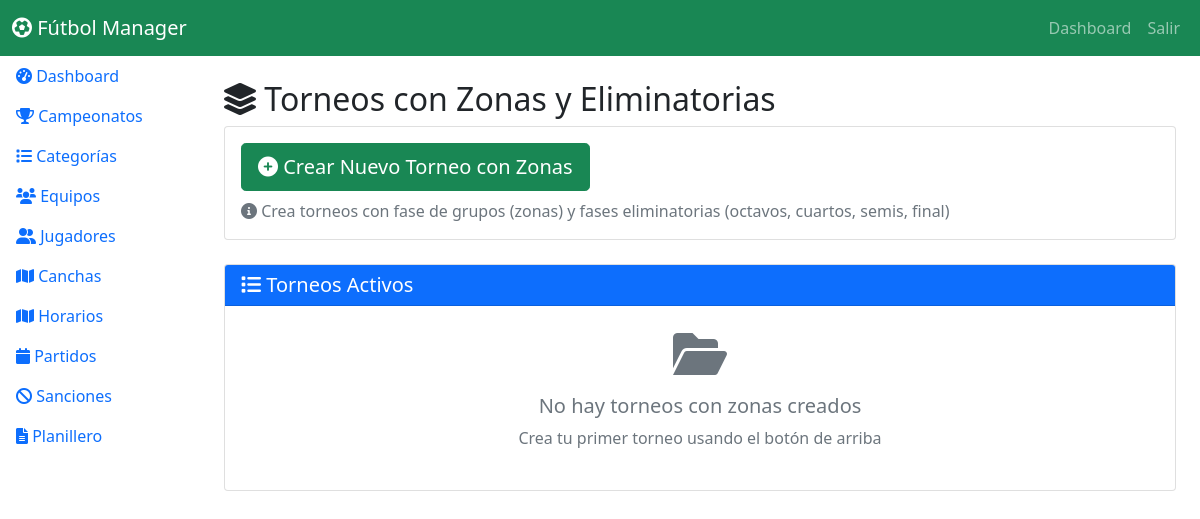
The page /admin/torneos_zonas.php (signed in) on the database as committed earlier.
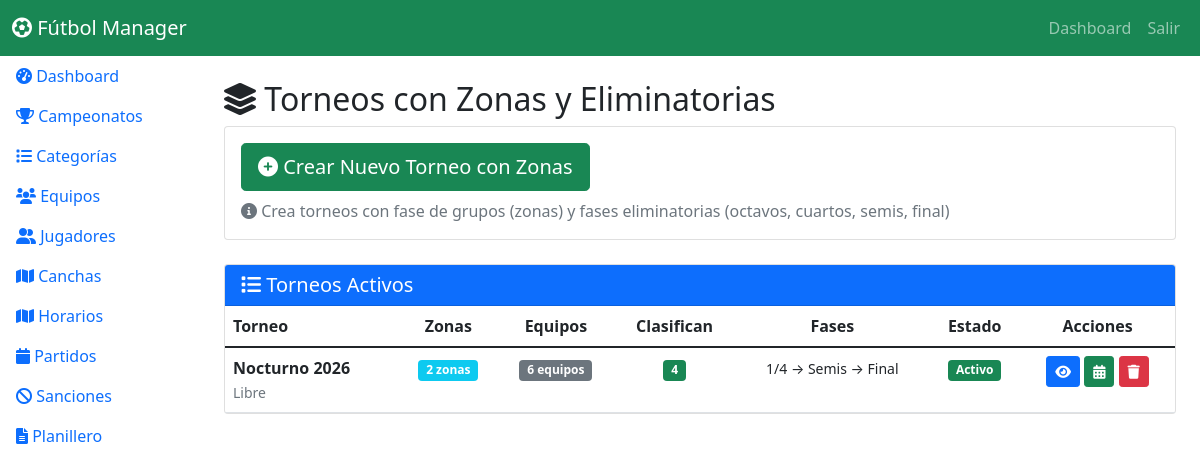
The same page on the database as committed later.
### tables this page shows
CREATE TABLE `campeonatos_formato` (
  `id` int(11) NOT NULL,
  `campeonato_id` int(11) NOT NULL,
  `tipo_formato` enum('zonas','eliminacion_directa','mixto') NOT NULL DEFAULT 'mixto',
  `cantidad_zonas` int(11) NOT NULL DEFAULT 2,
  `equipos_por_zona` int(11) NOT NULL DEFAULT 3,
  `equipos_clasifican` int(11) NOT NULL DEFAULT 4,
  `tipo_clasificacion` varchar(50) DEFAULT NULL COMMENT '1_primero, 2_primeros, 2_primeros_2_mejores_terceros, etc',
  `tiene_octavos` tinyint(1) DEFAULT 0,
  `tiene_cuartos` tinyint(1) DEFAULT 0,
  `tiene_semifinal` tinyint(1) DEFAULT 1,
  `tiene_tercer_puesto` tinyint(1) DEFAULT 1,
  `activo` tinyint(1) DEFAULT 1,
  `created_at` timestamp NULL DEFAULT current_timestamp(),
  `updated_at` timestamp NULL DEFAULT current_timestamp() ON UPDATE current_timestamp(),
  `categoria_id` int(11) DEFAULT NULL,
  `primeros_clasifican` int(11) NOT NULL DEFAULT 0 COMMENT 'Cantidad de primeros que clasifican (por zona)',
  `segundos_clasifican` int(11) NOT NULL DEFAULT 0 COMMENT 'Cantidad de segundos que clasifican',
  `terceros_clasifican` int(11) NOT NULL DEFAULT 0 COMMENT 'Cantidad de terceros que clasifican',
  `cuartos_clasifican` int(11) NOT NULL DEFAULT 0 COMMENT 'Cantidad de cuartos que clasifican',
  `empates_pendientes` tinyint(1) DEFAULT 0 COMMENT 'Indica si hay empates pendientes de resolución'
);

CREATE TABLE `campeonatos` (
  `id` int(11) NOT NULL,
  `nombre` varchar(100) NOT NULL,
  `descripcion` text DEFAULT NULL,
  `fecha_inicio` date NOT NULL,
  `fecha_fin` date DEFAULT NULL,
  `activo` tinyint(1) DEFAULT 1,
  `es_torneo_nocturno` tinyint(1) DEFAULT 0 COMMENT 'Indica si es un torneo nocturno (por zonas)',
  `tipo_campeonato` enum('largo','zonal') NOT NULL COMMENT 'Tipo de campeonato: largo (Apertura/Clausura) o zonal (Torneo Nocturno, etc.)',
  `created_at` timestamp NULL DEFAULT current_timestamp()
);

CREATE TABLE `categorias` (
  `id` int(11) NOT NULL,
  `campeonato_id` int(11) NOT NULL,
  `nombre` varchar(50) NOT NULL,
  `descripcion` text DEFAULT NULL,
  `activa` tinyint(1) DEFAULT 1
);

### admin/torneos_zonas.php (the view, shortened to what the changed rows need)
<?php
$db = Database::getInstance()->getConnection();
$stmt = $db->query("
    SELECT
        cf.*,
        c.nombre as campeonato_nombre,
        cat.nombre as categoria_nombre,
        (SELECT COUNT(*) FROM zonas WHERE formato_id = cf.id) as total_zonas,
        (SELECT COUNT(DISTINCT equipo_id) FROM equipos_zonas ez
         JOIN zonas z ON ez.zona_id = z.id
         WHERE z.formato_id = cf.id) as total_equipos
    FROM campeonatos_formato cf
    JOIN campeonatos c ON cf.campeonato_id = c.id
    LEFT JOIN categorias cat ON cf.categoria_id = cat.id
    WHERE cf.activo = 1 AND cf.tipo_formato = 'mixto'
    ORDER BY cf.created_at DESC
");
$torneos_zonas = $stmt->fetchAll(PDO::FETCH_ASSOC);
?>
<!DOCTYPE html>
<html lang="es">
<head>
    <link href="https://cdnjs.cloudflare.com/ajax/libs/bootstrap/5.1.3/css/bootstrap.min.css" rel="stylesheet">
    <link href="https://cdnjs.cloudflare.com/ajax/libs/font-awesome/6.0.0/css/all.min.css" rel="stylesheet">
    <link href="<?php echo SITE_URL; ?>assets/css/style.css" rel="stylesheet">
</head>
<body>
    <div class="container-fluid">
        <div class="row">
            <div class="col-md-9 col-lg-10 p-4">
                <h2><i class="fas fa-layer-group"></i> Torneos con Zonas y Eliminatorias</h2>
                <div class="card">
                    <div class="card-body p-0">
                        <?php if (empty($torneos_zonas)): ?>
                            <div class="p-4 text-center">
                                <i class="fas fa-folder-open fa-3x text-muted mb-3"></i>
                                <h5 class="text-muted">No hay torneos con zonas creados</h5>
                                <p class="text-muted">Crea tu primer torneo usando el botón de arriba</p>
                            </div>
                        <?php else: ?>
                            <div class="table-responsive">
                                <table class="table table-hover mb-0">
                                    <thead>
                                        <tr>
                                            <th>Torneo</th>
                                            <th class="text-center">Zonas</th>
                                            <th class="text-center">Equipos</th>
                                            <th class="text-center">Clasifican</th>
                                            <th class="text-center">Fases</th>
                                            <th class="text-center">Estado</th>
                                            <th class="text-center">Acciones</th>
                                        </tr>
                                    </thead>
                                    <tbody>
                                        <?php foreach ($torneos_zonas as $torneo): ?>
                                            <tr>
                                                <td>
                                                    <strong><?= htmlspecialchars($torneo['campeonato_nombre']) ?></strong><br>
                                                    <small class="text-muted"><?= htmlspecialchars($torneo['categoria_nombre']) ?></small>
                                                </td>
                                                <td class="text-center">
                                                    <span class="badge bg-info"><?= $torneo['cantidad_zonas'] ?> zonas</span>
                                                </td>
                                                <td class="text-center">
                                                    <span class="badge bg-secondary"><?= $torneo['total_equipos'] ?> equipos</span>
                                                </td>
                                                <td class="text-center">
                                                    <span class="badge bg-success"><?= $torneo['equipos_clasifican'] ?></span>
                                                </td>
                                                <td class="text-center">
                                                    <small>
                                                        <?php
                                                        $fases = [];
                                                        if ($torneo['tiene_cuartos']) $fases[] = '1/4';
                                                        if ($torneo['tiene_semifinal']) $fases[] = 'Semis';
                                                        echo implode(' → ', $fases) . ' → Final';
                                                        ?>
                                                    </small>
                                                </td>
                                                <td class="text-center">
                                                    <span class="badge bg-<?= $torneo['activo'] ? 'success' : 'secondary' ?>">
                                                        <?= $torneo['activo'] ? 'Activo' : 'Inactivo' ?>
                                                    </span>
                                                </td>
                                                <td class="text-center">
                                                    <a href="torneos_zonas_ver.php?id=<?= $torneo['id'] ?>"
                                                       class="btn btn-sm btn-primary" title="Ver Detalles">
                                                        <i class="fas fa-eye"></i>
                                                    </a>
                                                    <a href="campeonatos_zonas_fixture.php?formato_id=<?= $torneo['id'] ?>"
                                                       class="btn btn-sm btn-success" title="Generar Fixture">
                                                        <i class="fas fa-calendar-alt"></i>
                                                    </a>
                                                    <form method="POST" style="display:inline;" onsubmit="return confirm('¿Eliminar este torneo? Se perderán todos los datos asociados.');">
                                                        <button type="submit" name="delete_torneo" class="btn btn-sm btn-danger" title="Eliminar">
                                                            <i class="fas fa-trash"></i>
                                                        </button>
                                                    </form>
                                                </td>
                                            </tr>
                                        <?php endforeach; ?>
                                    </tbody>
                                </table>
                            </div>
                        <?php endif; ?>
                    </div>
                </div>
            </div>
        </div>
    </div>
</body>
</html>

Rows that differ between the two databases and show on the page:
added campeonatos_formato: campeonato.nombre "Nocturno 2026", categoria.nombre "Libre", cantidad_zonas "2", total_equipos "6", equipos_clasifican "4", fases "1/4 → Semis", activo "Activo"
Other text that changed with them:
text no longer shown: "No hay torneos con zonas creados Crea tu primer torneo usando el botón de arriba"
text now shown: "Torneo Zonas Equipos Clasifican Fases Estado Acciones"
